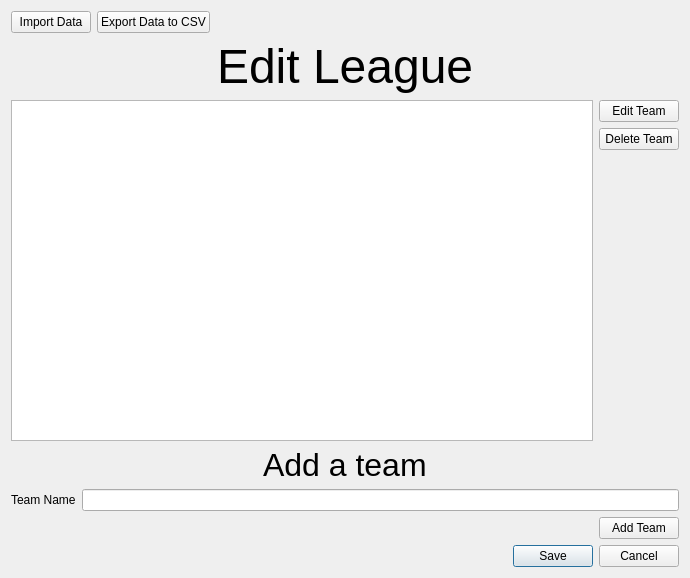
<?xml version="1.0" encoding="UTF-8"?>
<ui version="4.0">
 <class>Dialog</class>
 <widget class="QDialog" name="Dialog">
  <property name="geometry">
   <rect>
    <x>0</x>
    <y>0</y>
    <width>690</width>
    <height>578</height>
   </rect>
  </property>
  <property name="windowTitle">
   <string>Dialog</string>
  </property>
  <layout class="QVBoxLayout" name="verticalLayout_2">
   <item>
    <layout class="QHBoxLayout" name="horizontalLayout_6">
     <item>
      <widget class="QPushButton" name="import_data_button">
       <property name="text">
        <string>Import Data</string>
       </property>
      </widget>
     </item>
     <item>
      <widget class="QPushButton" name="export_data_button">
       <property name="text">
        <string>Export Data to CSV</string>
       </property>
      </widget>
     </item>
     <item>
      <spacer name="horizontalSpacer_6">
       <property name="orientation">
        <enum>Qt::Horizontal</enum>
       </property>
       <property name="sizeHint" stdset="0">
        <size>
         <width>40</width>
         <height>20</height>
        </size>
       </property>
      </spacer>
     </item>
    </layout>
   </item>
   <item>
    <layout class="QHBoxLayout" name="horizontalLayout">
     <item>
      <spacer name="horizontalSpacer">
       <property name="orientation">
        <enum>Qt::Horizontal</enum>
       </property>
       <property name="sizeHint" stdset="0">
        <size>
         <width>40</width>
         <height>20</height>
        </size>
       </property>
      </spacer>
     </item>
     <item>
      <widget class="QLabel" name="edit_league_label">
       <property name="font">
        <font>
         <family>Arial</family>
         <pointsize>36</pointsize>
        </font>
       </property>
       <property name="text">
        <string>Edit League</string>
       </property>
      </widget>
     </item>
     <item>
      <spacer name="horizontalSpacer_2">
       <property name="orientation">
        <enum>Qt::Horizontal</enum>
       </property>
       <property name="sizeHint" stdset="0">
        <size>
         <width>40</width>
         <height>20</height>
        </size>
       </property>
      </spacer>
     </item>
    </layout>
   </item>
   <item>
    <layout class="QHBoxLayout" name="horizontalLayout_2">
     <item>
      <widget class="QListWidget" name="team_list_widget"/>
     </item>
     <item>
      <layout class="QVBoxLayout" name="verticalLayout">
       <item>
        <widget class="QPushButton" name="edit_team_button">
         <property name="text">
          <string>Edit Team</string>
         </property>
        </widget>
       </item>
       <item>
        <widget class="QPushButton" name="delete_team_button">
         <property name="text">
          <string>Delete Team</string>
         </property>
        </widget>
       </item>
       <item>
        <spacer name="verticalSpacer">
         <property name="orientation">
          <enum>Qt::Vertical</enum>
         </property>
         <property name="sizeHint" stdset="0">
          <size>
           <width>20</width>
           <height>40</height>
          </size>
         </property>
        </spacer>
       </item>
      </layout>
     </item>
    </layout>
   </item>
   <item>
    <layout class="QHBoxLayout" name="horizontalLayout_5">
     <item>
      <spacer name="horizontalSpacer_4">
       <property name="orientation">
        <enum>Qt::Horizontal</enum>
       </property>
       <property name="sizeHint" stdset="0">
        <size>
         <width>40</width>
         <height>20</height>
        </size>
       </property>
      </spacer>
     </item>
     <item>
      <widget class="QLabel" name="label">
       <property name="font">
        <font>
         <family>Arial</family>
         <pointsize>24</pointsize>
        </font>
       </property>
       <property name="text">
        <string>Add a team</string>
       </property>
      </widget>
     </item>
     <item>
      <spacer name="horizontalSpacer_5">
       <property name="orientation">
        <enum>Qt::Horizontal</enum>
       </property>
       <property name="sizeHint" stdset="0">
        <size>
         <width>40</width>
         <height>20</height>
        </size>
       </property>
      </spacer>
     </item>
    </layout>
   </item>
   <item>
    <layout class="QGridLayout" name="gridLayout">
     <item row="0" column="0">
      <layout class="QHBoxLayout" name="horizontalLayout_3">
       <item>
        <widget class="QLabel" name="team_name_label">
         <property name="text">
          <string>Team Name</string>
         </property>
        </widget>
       </item>
       <item>
        <widget class="QLineEdit" name="team_name_line_edit"/>
       </item>
      </layout>
     </item>
     <item row="1" column="0">
      <layout class="QHBoxLayout" name="horizontalLayout_4" stretch="1,0">
       <item>
        <spacer name="horizontalSpacer_3">
         <property name="orientation">
          <enum>Qt::Horizontal</enum>
         </property>
         <property name="sizeHint" stdset="0">
          <size>
           <width>40</width>
           <height>20</height>
          </size>
         </property>
        </spacer>
       </item>
       <item>
        <widget class="QPushButton" name="add_team_button">
         <property name="text">
          <string>Add Team</string>
         </property>
        </widget>
       </item>
      </layout>
     </item>
    </layout>
   </item>
   <item>
    <widget class="QDialogButtonBox" name="button_box">
     <property name="orientation">
      <enum>Qt::Horizontal</enum>
     </property>
     <property name="standardButtons">
      <set>QDialogButtonBox::Cancel|QDialogButtonBox::Save</set>
     </property>
    </widget>
   </item>
  </layout>
 </widget>
 <resources/>
 <connections>
  <connection>
   <sender>button_box</sender>
   <signal>accepted()</signal>
   <receiver>Dialog</receiver>
   <slot>accept()</slot>
   <hints>
    <hint type="sourcelabel">
     <x>248</x>
     <y>254</y>
    </hint>
    <hint type="destinationlabel">
     <x>157</x>
     <y>274</y>
    </hint>
   </hints>
  </connection>
  <connection>
   <sender>button_box</sender>
   <signal>rejected()</signal>
   <receiver>Dialog</receiver>
   <slot>reject()</slot>
   <hints>
    <hint type="sourcelabel">
     <x>316</x>
     <y>260</y>
    </hint>
    <hint type="destinationlabel">
     <x>286</x>
     <y>274</y>
    </hint>
   </hints>
  </connection>
 </connections>
</ui>
